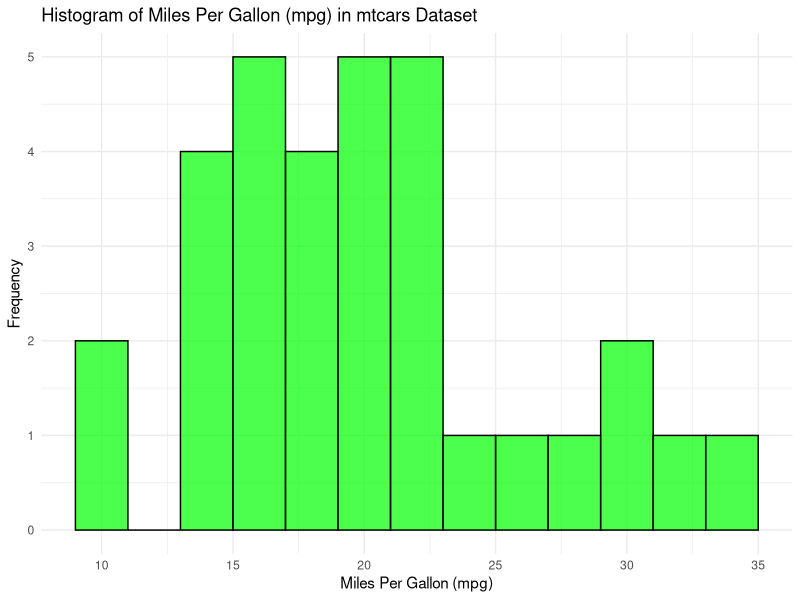
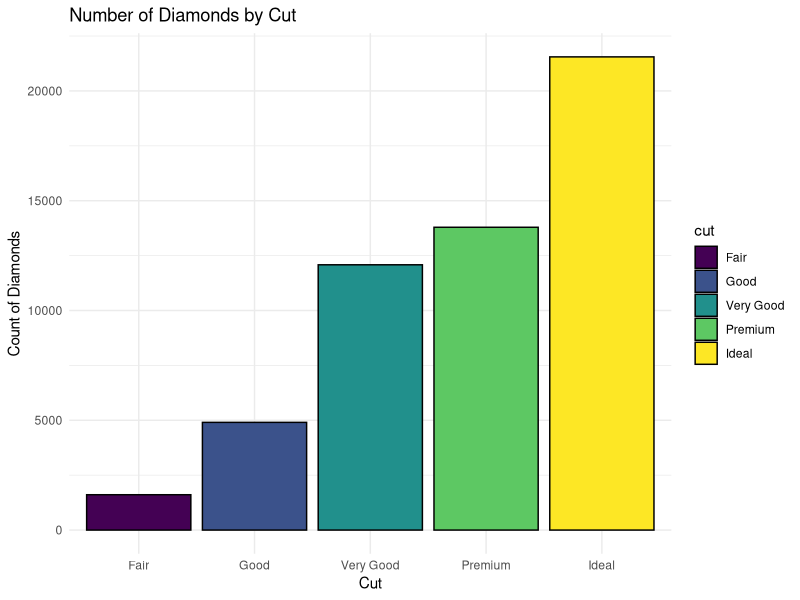
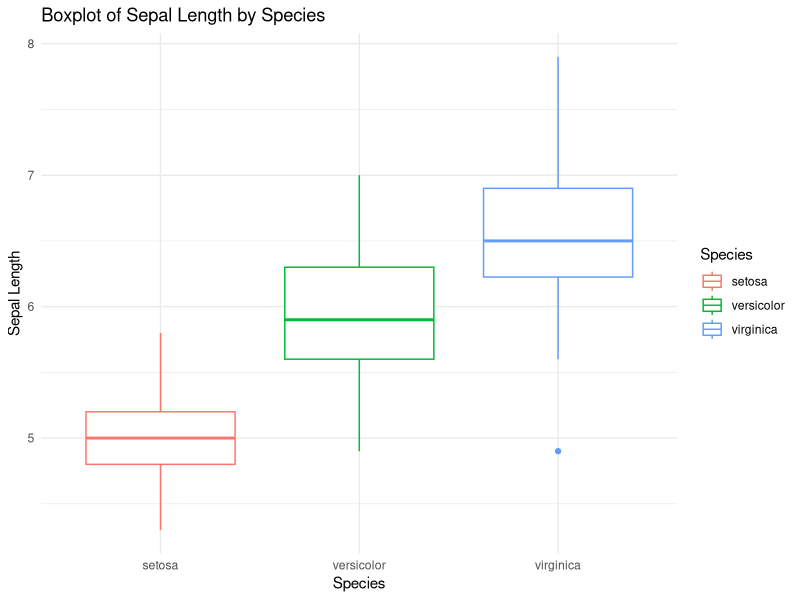

Here is the R script that generated these plots, in order:
## ---- chunk 1
# Load ggplot2 package
library(ggplot2)

# Load the mtcars dataset
data("mtcars")

# Create histogram of the mpg variable
ggplot(mtcars, aes(x = mpg)) +
  geom_histogram(binwidth = 2, fill = "green", color = "black", alpha = 0.7) +
  labs(title = "Histogram of Miles Per Gallon (mpg) in mtcars Dataset",
       x = "Miles Per Gallon (mpg)",
       y = "Frequency") +
  theme_minimal()

## ---- chunk 2
# Load the ggplot2 package
library(ggplot2)

# Create a bar chart colored by diamond cut
ggplot(data = diamonds, aes(x = cut, fill = cut)) + 
  geom_bar(color = "black") + 
  labs(title = "Number of Diamonds by Cut",
       x = "Cut",
       y = "Count of Diamonds") + 
  theme_minimal()

## ---- chunk 3
# Load the ggplot2 package
library(ggplot2)

# Load the iris dataset
data(iris)

# Create a boxplot with color by species
ggplot(iris, aes(x = Species, y = Sepal.Length, color = Species)) +
  geom_boxplot() +
  theme_minimal() +
  labs(title = "Boxplot of Sepal Length by Species",
       x = "Species",
       y = "Sepal Length")


